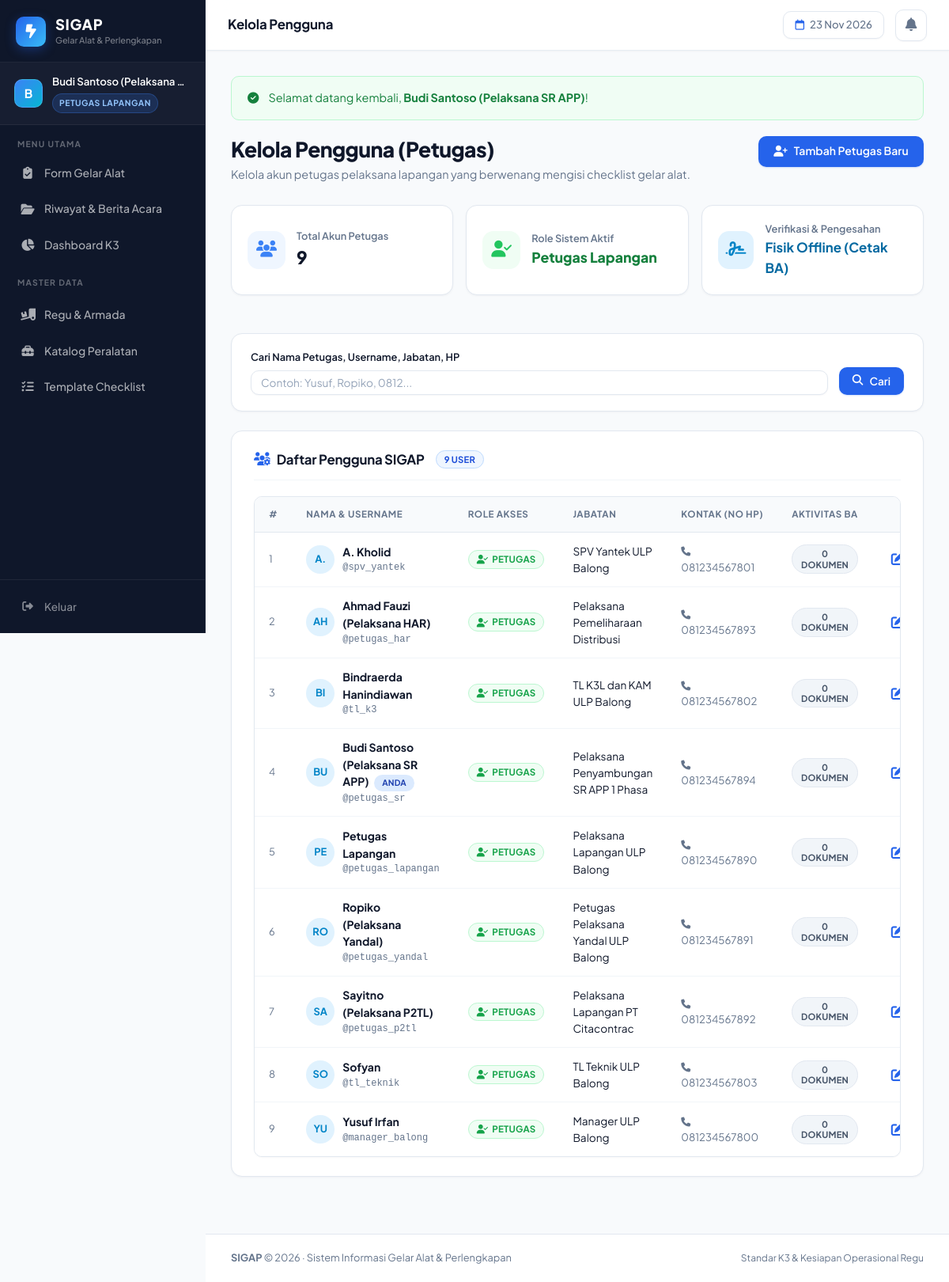
Before: /master/users/index.php (signed in) with the older database file.
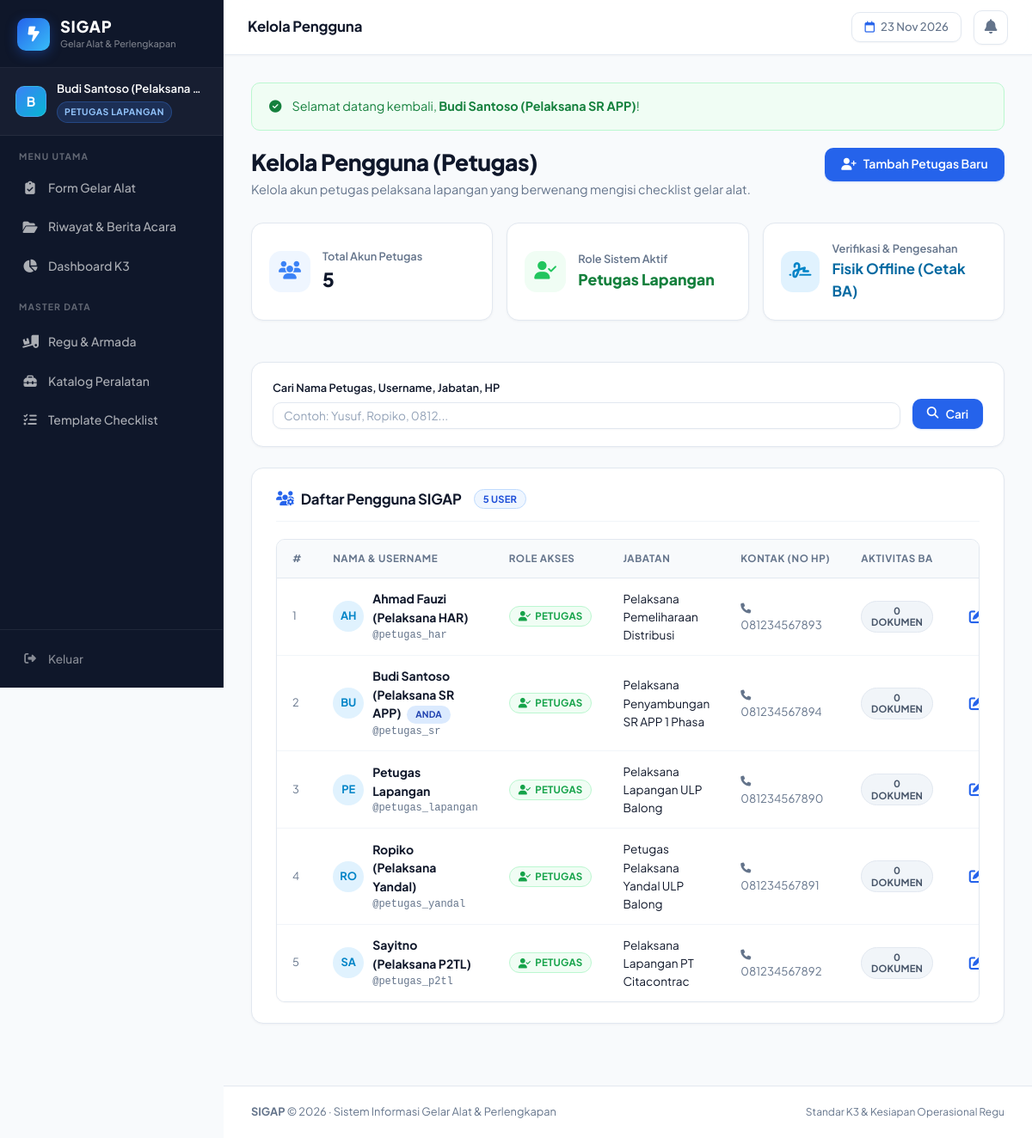
After: the same page with the newer database file.
### tables this page shows
CREATE TABLE IF NOT EXISTS users (
    id            INT           AUTO_INCREMENT PRIMARY KEY,
    username      VARCHAR(50)   NOT NULL UNIQUE,
    password_hash VARCHAR(255)  NOT NULL,
    nama_lengkap  VARCHAR(100)  NOT NULL,
    role          ENUM('petugas') NOT NULL DEFAULT 'petugas',
    jabatan       VARCHAR(100)  NOT NULL,
    no_hp         VARCHAR(20)   NULL,
    created_at    TIMESTAMP     DEFAULT CURRENT_TIMESTAMP,
    updated_at    TIMESTAMP     DEFAULT CURRENT_TIMESTAMP ON UPDATE CURRENT_TIMESTAMP,
    INDEX idx_users_role (role)
);

### includes/auth_check.php (called while the page is built, shortened)
<?php
function base_url($path = '') {
    static $base_dir = null;
    if ($base_dir === null) {
        $project_root = str_replace('\\', '/', realpath(__DIR__ . '/..'));
        $doc_root     = str_replace('\\', '/', realpath(isset($_SERVER['DOCUMENT_ROOT']) ? $_SERVER['DOCUMENT_ROOT'] : ''));
        if ($doc_root && strpos($project_root, $doc_root) === 0) {
            $base_dir = substr($project_root, strlen($doc_root));
        } else {
            $script = isset($_SERVER['SCRIPT_NAME']) ? $_SERVER['SCRIPT_NAME'] : '';
            $base_dir = rtrim(dirname(dirname($script)), '/');
        }
        $base_dir = rtrim($base_dir, '/');
    }
    return $base_dir . '/' . ltrim($path, '/');
}
function is_logged_in() {
    return isset($_SESSION['user_id']) && !empty($_SESSION['user_id']);
}
function get_logged_user() {
    return [
        'id'           => $_SESSION['user_id'],
        'username'     => isset($_SESSION['username']) ? $_SESSION['username'] : '',
        'nama_lengkap' => isset($_SESSION['nama_lengkap']) ? $_SESSION['nama_lengkap'] : '',
        'role'         => isset($_SESSION['role']) ? $_SESSION['role'] : '',
        'jabatan'      => isset($_SESSION['jabatan']) ? $_SESSION['jabatan'] : '',
        'no_hp'        => isset($_SESSION['no_hp']) ? $_SESSION['no_hp'] : ''
    ];
}
function get_flash($type) {
    $key = 'flash_' . $type;
    if (isset($_SESSION[$key])) {
        $msg = $_SESSION[$key];
        return $msg;
    }
    return null;
}

### master/users/index.php (the view, shortened to what this page needs)
<?php
require_once __DIR__ . '/../../includes/auth_check.php';
$pdo = get_db_connection();
$current_user = get_logged_user();
$search = trim(isset($_GET['q']) ? $_GET['q'] : '');
$where = [];
$params = [];
$where_sql = !empty($where) ? 'WHERE ' . implode(' AND ', $where) : '';
$stmt = $pdo->prepare("
    SELECT u.*,
           (SELECT COUNT(*) FROM gelar_alat_header h WHERE h.petugas_id = u.id) AS total_laporan_dibuat
    FROM users u
    {$where_sql}
    ORDER BY u.nama_lengkap ASC
");
$stmt->execute($params);
$users_list = $stmt->fetchAll();
$total_petugas = (int)$pdo->query("SELECT COUNT(*) FROM users")->fetchColumn();
$page_title = "Kelola Pengguna";
require_once __DIR__ . '/../../includes/header.php';
?>
<div style="display:flex; justify-content:space-between; align-items:flex-start; margin-bottom:1.75rem; flex-wrap:wrap; gap:1rem;">
    <div>
        <h1 style="font-size:1.65rem; font-weight:800; letter-spacing:-0.02em; margin-bottom:4px; color:var(--text-main);">Kelola Pengguna (Petugas)</h1>
        <p style="color:var(--text-muted); font-size:0.9rem;">Kelola akun petugas pelaksana lapangan yang berwenang mengisi checklist gelar alat.</p>
    </div>
    <button onclick="openModalTambah()" class="btn btn-primary">
        <i class="fa-solid fa-user-plus"></i> Tambah Petugas Baru
    </button>
</div>
<div style="display:grid; grid-template-columns:repeat(auto-fit, minmax(220px, 1fr)); gap:1rem; margin-bottom:1.5rem;">
    <div class="card" style="padding:1.25rem; display:flex; align-items:center; gap:14px;">
        <div style="width:48px; height:48px; border-radius:var(--radius-lg); background:#eff6ff; color:#3b82f6; display:flex; align-items:center; justify-content:center; font-size:1.3rem;">
            <i class="fa-solid fa-users"></i>
        </div>
        <div>
            <div style="font-size:0.8rem; color:var(--text-muted); font-weight:600;">Total Akun Petugas</div>
            <div style="font-size:1.4rem; font-weight:800; color:var(--text-main);"><?= $total_petugas ?></div>
        </div>
    </div>
    <div class="card" style="padding:1.25rem; display:flex; align-items:center; gap:14px;">
        <div style="width:48px; height:48px; border-radius:var(--radius-lg); background:#f0fdf4; color:#22c55e; display:flex; align-items:center; justify-content:center; font-size:1.3rem;">
            <i class="fa-solid fa-user-check"></i>
        </div>
        <div>
            <div style="font-size:0.8rem; color:var(--text-muted); font-weight:600;">Role Sistem Aktif</div>
            <div style="font-size:1.1rem; font-weight:800; color:#15803d;">Petugas Lapangan</div>
        </div>
    </div>
    <div class="card" style="padding:1.25rem; display:flex; align-items:center; gap:14px;">
        <div style="width:48px; height:48px; border-radius:var(--radius-lg); background:#e0f2fe; color:#0284c7; display:flex; align-items:center; justify-content:center; font-size:1.3rem;">
            <i class="fa-solid fa-signature"></i>
        </div>
        <div>
            <div style="font-size:0.8rem; color:var(--text-muted); font-weight:600;">Verifikasi & Pengesahan</div>
            <div style="font-size:1.05rem; font-weight:700; color:#0369a1;">Fisik Offline (Cetak BA)</div>
        </div>
    </div>
</div>
<div class="card" style="margin-bottom:1.5rem; padding:1.25rem 1.5rem;">
    <form method="GET" style="display:flex; gap:14px; flex-wrap:wrap; align-items:flex-end;">
        <div style="flex:1; min-width:260px;">
            <label class="form-label" style="font-size:0.8rem;">Cari Nama Petugas, Username, Jabatan, HP</label>
            <input type="text" name="q" class="form-control" placeholder="Contoh: Yusuf, Ropiko, 0812..." value="<?= htmlspecialchars($search) ?>" style="font-size:0.85rem; padding:6px 12px;">
        </div>
        <div style="display:flex; gap:8px;">
            <button type="submit" class="btn btn-primary" style="padding:7px 16px; font-size:0.85rem;">
                <i class="fa-solid fa-magnifying-glass"></i> Cari
            </button>
        </div>
    </form>
</div>
<div class="card">
    <div class="card-header">
        <h2 class="card-title">
            <i class="fa-solid fa-users-gear" style="color:var(--primary);"></i>
            Daftar Pengguna SIGAP
            <span class="badge badge-submitted" style="font-size:0.7rem; margin-left:6px;"><?= count($users_list) ?> user</span>
        </h2>
    </div>
    <?php if (empty($users_list)): ?>
        <div style="text-align:center; padding:3rem 1rem; color:var(--text-muted);">
            <div style="width:48px; height:48px; border-radius:50%; background:#f1f5f9; color:#64748b; display:flex; align-items:center; justify-content:center; margin:0 auto 10px; font-size:1.3rem;">
                <i class="fa-solid fa-user-slash"></i>
            </div>
            <strong style="color:var(--text-main);">Tidak ada data pengguna ditemukan</strong>
            <p style="font-size:0.825rem; margin-top:2px;">Silakan sesuaikan filter pencarian atau tambahkan pengguna baru.</p>
        </div>
    <?php else: ?>
        <div class="table-responsive">
            <table class="data-table">
                <thead>
                    <tr>
                        <th width="40px">#</th>
                        <th>Nama & Username</th>
                        <th>Role Akses</th>
                        <th>Jabatan</th>
                        <th>Kontak (No HP)</th>
                        <th style="text-align:center;">Aktivitas BA</th>
                        <th style="text-align:center; width:130px;">Aksi</th>
                    </tr>
                </thead>
                <tbody>
                    <?php foreach ($users_list as $i => $row): ?>
                        <?php
                        $is_self = ($row['id'] == $current_user['id']);
                        $initials = strtoupper(substr($row['nama_lengkap'], 0, 2));
                        $total_aktif = (int)$row['total_laporan_dibuat'];
                        ?>
                        <tr>
                            <td style="color:var(--text-muted); font-size:0.8rem;"><?= $i + 1 ?></td>
                            <td>
                                <div style="display:flex; align-items:center; gap:10px;">
                                    <div style="width:36px; height:36px; border-radius:50%; background:#e0f2fe; color:#0284c7; display:flex; align-items:center; justify-content:center; font-weight:700; font-size:0.8rem; flex-shrink:0;">
                                        <?= $initials ?>
                                    </div>
                                    <div>
                                        <div style="font-weight:700; color:var(--text-main); font-size:0.875rem;">
                                            <?= htmlspecialchars($row['nama_lengkap']) ?>
                                            <?php if ($is_self): ?>
                                                <span class="badge" style="background:#dbeafe; color:#1e40af; font-size:0.65rem; margin-left:4px;">Anda</span>
                                            <?php endif; ?>
                                        </div>
                                        <div style="font-size:0.75rem; color:var(--text-muted); font-family:monospace;">
                                            @<?= htmlspecialchars($row['username']) ?>
                                        </div>
                                    </div>
                                </div>
                            </td>
                            <td>
                                <span class="badge" style="background:#f0fdf4; color:#16a34a; border:1px solid #bbf7d0; font-size:0.72rem;">
                                    <i class="fa-solid fa-user-check"></i> Petugas
                                </span>
                            </td>
                            <td style="font-size:0.85rem; color:var(--text-main);">
                                <?= htmlspecialchars($row['jabatan']) ?>
                            </td>
                            <td style="font-size:0.825rem; color:var(--text-muted);">
                                <?= $row['no_hp'] ? '<i class="fa-solid fa-phone" style="font-size:0.75rem; margin-right:4px;"></i>' . htmlspecialchars($row['no_hp']) : '&mdash;' ?>
                            </td>
                            <td style="text-align:center;">
                                <span class="badge <?= $total_aktif > 0 ? 'badge-approved' : 'badge-draft' ?>" style="font-size:0.7rem;">
                                    <?= $total_aktif ?> Dokumen
                                </span>
                            </td>
                            <td style="text-align:center; white-space:nowrap;">
                                <div style="display:inline-flex; gap:12px; align-items:center; justify-content:center;">
                                    <button type="button" onclick='openModalEdit(<?= json_encode($row) ?>)' class="btn-icon btn-icon-edit" title="Edit Pengguna">
                                        <i class="fa-solid fa-pen-to-square"></i>
                                    </button>
                                </div>
                            </td>
                        </tr>
                    <?php endforeach; ?>
                </tbody>
            </table>
        </div>
    <?php endif; ?>
</div>
<?php require_once __DIR__ . '/../../includes/footer.php'; ?>

### includes/header.php (shortened to what this page needs)
<?php
require_once __DIR__ . '/auth_check.php';
$user = get_logged_user();
?>
<!DOCTYPE html>
<html lang="id">
<head>
    <link rel="stylesheet" href="<?= base_url('assets/css/style.css?v=' . filemtime(__DIR__ . '/../assets/css/style.css')) ?>">
    <link rel="stylesheet" href="https://cdnjs.cloudflare.com/ajax/libs/font-awesome/6.4.0/css/all.min.css">
</head>
<body>
<?php if ($user): ?>
<aside class="sidebar no-print" id="sidebar">
    <div class="sidebar-brand">
        <div class="brand-icon">
            <i class="fa-solid fa-bolt-lightning"></i>
        </div>
        <div class="sidebar-brand-text">
            <span class="sidebar-brand-name">SIGAP</span>
            <span class="sidebar-brand-sub">Gelar Alat & Perlengkapan</span>
        </div>
    </div>
    <div class="sidebar-user">
        <div class="sidebar-user-avatar">
            <?= strtoupper(substr($user['nama_lengkap'], 0, 1)) ?>
        </div>
        <div class="sidebar-user-info">
            <div class="sidebar-user-name"><?= htmlspecialchars($user['nama_lengkap']) ?></div>
            <span class="user-role-badge role-petugas">
                Petugas Lapangan
            </span>
        </div>
    </div>
    <nav class="sidebar-nav">
        <div class="sidebar-nav-label">Menu Utama</div>
        <ul class="sidebar-menu">
            <li>
                <a href="<?= base_url('inspeksi/index.php') ?>" class="sidebar-link <?= strpos($_SERVER['REQUEST_URI'], '/inspeksi') !== false ? 'active' : '' ?>">
                    <i class="fa-solid fa-clipboard-check"></i>
                    <span>Form Gelar Alat</span>
                </a>
            </li>
            <li>
                <a href="<?= base_url('riwayat/index.php') ?>" class="sidebar-link <?= strpos($_SERVER['REQUEST_URI'], '/riwayat') !== false ? 'active' : '' ?>">
                    <i class="fa-solid fa-folder-open"></i>
                    <span>Riwayat & Berita Acara</span>
                </a>
            </li>
            <li>
                <a href="<?= base_url('dashboard/index.php') ?>" class="sidebar-link <?= strpos($_SERVER['REQUEST_URI'], '/dashboard') !== false ? 'active' : '' ?>">
                    <i class="fa-solid fa-chart-pie"></i>
                    <span>Dashboard K3</span>
                </a>
            </li>
            <div class="sidebar-nav-label" style="margin-top:14px;">Master Data</div>
            <li>
                <a href="<?= base_url('master/regu/index.php') ?>" class="sidebar-link <?= strpos($_SERVER['REQUEST_URI'], '/master/regu') !== false ? 'active' : '' ?>">
                    <i class="fa-solid fa-truck-ramp-box"></i>
                    <span>Regu & Armada</span>
                </a>
            </li>
            <li>
                <a href="<?= base_url('master/barang/index.php') ?>" class="sidebar-link <?= strpos($_SERVER['REQUEST_URI'], '/master/barang') !== false ? 'active' : '' ?>">
                    <i class="fa-solid fa-toolbox"></i>
                    <span>Katalog Peralatan</span>
                </a>
            </li>
            <li>
                <a href="<?= base_url('master/template/index.php') ?>" class="sidebar-link <?= strpos($_SERVER['REQUEST_URI'], '/master/template') !== false ? 'active' : '' ?>">
                    <i class="fa-solid fa-list-check"></i>
                    <span>Template Checklist</span>
                </a>
            </li>
        </ul>
    </nav>
    <div class="sidebar-footer">
        <a href="<?= base_url('auth/logout.php') ?>" class="sidebar-logout">
            <i class="fa-solid fa-right-from-bracket"></i>
            <span>Keluar</span>
        </a>
    </div>
</aside>
<div class="topbar no-print">
    <div class="topbar-title">
        <?= isset($page_title) ? htmlspecialchars($page_title) : 'SIGAP' ?>
    </div>
    <div class="topbar-right">
        <span class="topbar-date">
            <i class="fa-regular fa-calendar"></i>
            <?= date('d M Y') ?>
        </span>
        <div class="notif-wrap" id="notifWrap">
            <button class="notif-bell" id="notifBell" onclick="toggleNotifPanel()" title="Notifikasi">
                <i class="fa-solid fa-bell"></i>
            </button>
        </div>
    </div>
</div>
<div class="app-layout">
    <div class="sidebar-spacer no-print"></div>
    <main class="main-content">
        <div class="container">
            <?php if ($flash_success = get_flash('success')): ?>
                <div class="alert alert-success">
                    <i class="fa-solid fa-circle-check"></i>
                    <div><?= $flash_success ?></div>
                </div>
            <?php endif; ?>
<?php endif; ?>

### includes/footer.php (shortened to what this page needs)
        </div>
    </main>
</div>
<footer class="footer no-print">
    <div class="footer-inner">
        <div><strong>SIGAP</strong> &copy; <?= date('Y') ?> &middot; Sistem Informasi Gelar Alat &amp; Perlengkapan</div>
        <div style="font-size:0.75rem; color:var(--text-muted);">Standar K3 &amp; Kesiapan Operasional Regu</div>
    </div>
</footer>
</body>
</html>

Changed rows visible on the page:
removed users: nama_lengkap "A.", nama_lengkap "A. Kholid", username "spv_yantek", jabatan "SPV Yantek ULP Balong", no_hp "081234567801", total_aktif "0"
removed users: nama_lengkap "BI", nama_lengkap "Bindraerda Hanindiawan", username "tl_k3", jabatan "TL K3L dan KAM ULP Balong", no_hp "081234567802", total_aktif "0"
removed users: nama_lengkap "SO", nama_lengkap "Sofyan", username "tl_teknik", jabatan "TL Teknik ULP Balong", no_hp "081234567803", total_aktif "0"
removed users: nama_lengkap "YU", nama_lengkap "Yusuf Irfan", username "manager_balong", jabatan "Manager ULP Balong", no_hp "081234567800", total_aktif "0"
Other visible differences:
$total_petugas: "9" → "5"
count($users_list): "9" → "5"
